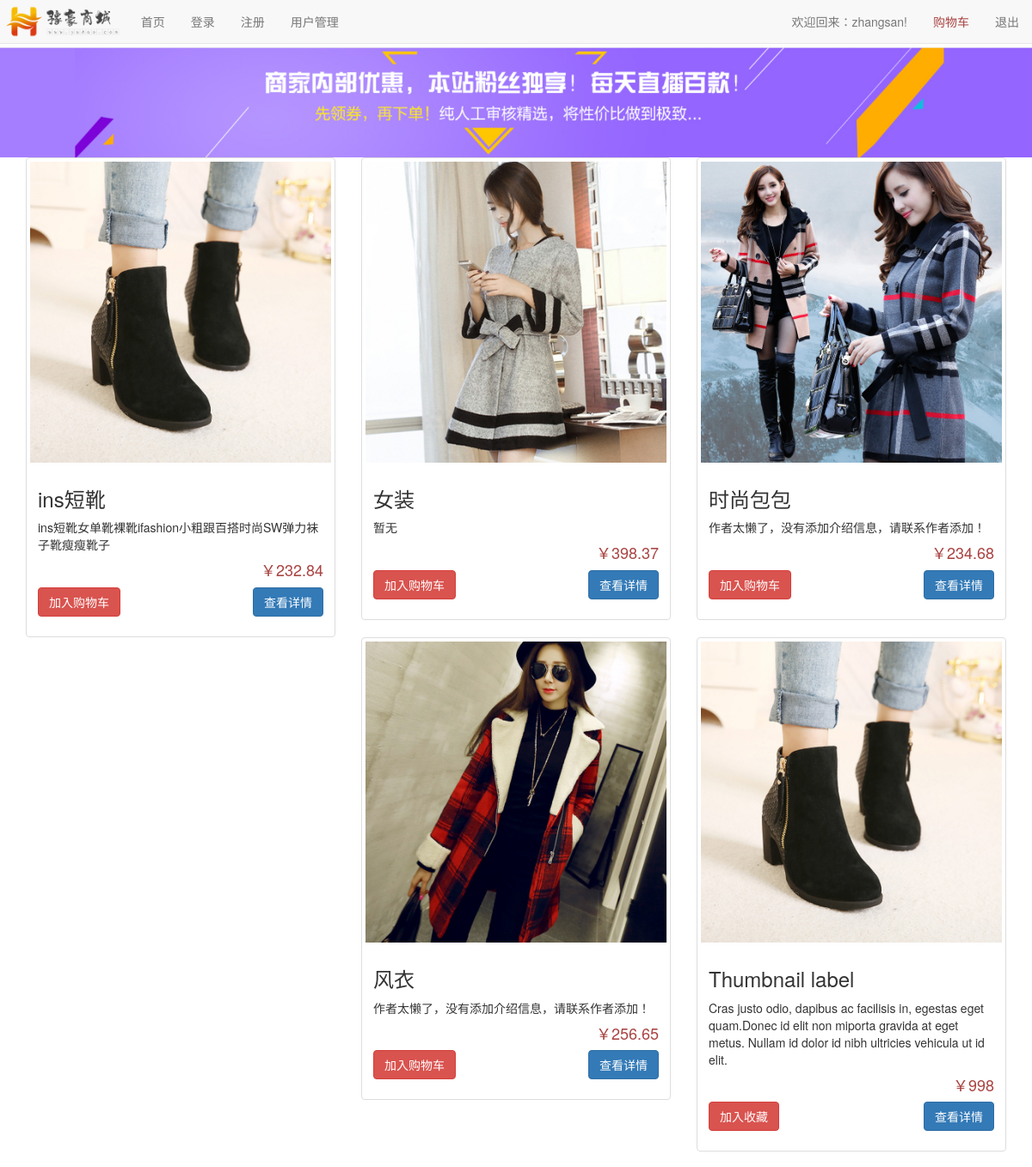
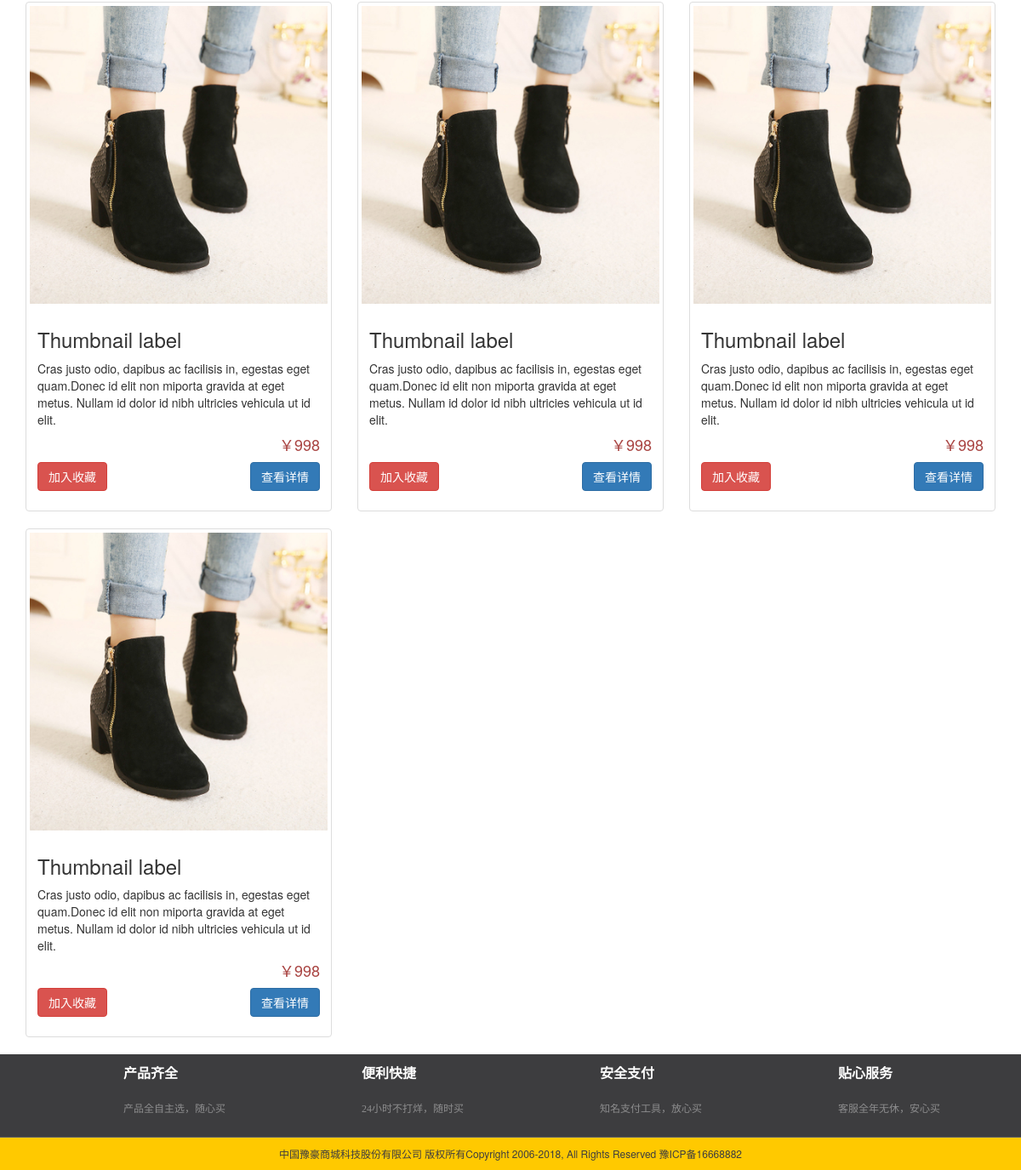
The page /qizhong/index.php (signed in) on the database its author committed (2 pictures, top to bottom).
### tables this page shows
CREATE TABLE IF NOT EXISTS `goods` (
  `gid` int(11) NOT NULL AUTO_INCREMENT COMMENT '商品id',
  `gname` varchar(20) DEFAULT NULL COMMENT '商品名字',
  `gprice` float DEFAULT NULL COMMENT '商品价格',
  `gmeassage` varchar(100) DEFAULT '作者太懒了，没有添加介绍信息，请联系作者添加！' COMMENT '商品介绍',
  `gpicture` varchar(50) DEFAULT NULL COMMENT '商品图片',
  PRIMARY KEY (`gid`)
);

### qizhong/index.php (the view, shortened to what this page needs)
<!DOCTYPE html>
<html lang="en">
<head>
    <link rel="stylesheet" href="css/bootstrap.css" type="text/css">
    <link href="css/com.wyh.css" rel="stylesheet">
</head>
<body>
<?php
$pdo = new PDO("mysql:host=localhost;dbname=php", "root", "root");
$sql = "select * from goods";
$data = $pdo->query($sql)->fetchAll();
?>
<div class="container">
    <div class="row">
        <?php foreach ($data as $row): ?>
        <div class="col-sm-6 col-md-4">
            <div class="thumbnail">
                <img src="image/<?php echo $row["gpicture"] ; ?>" alt="...">
                <div class="caption">
                    <h3><?php echo $row["gname"] ; ?></h3>
                    <p><?php echo $row["gmeassage"] ; ?></p>
                    <h4 class="text-danger text-right">￥<?php echo $row["gprice"] ; ?></h4>
                    <p class="text-right">
                        <a href="javascript:collection(<?php echo $row["gid"] ; ?>)" class="btn btn-danger" role="button" style="float: left">加入购物车</a>
                        <a href="#" class="btn btn-primary" role="button">查看详情</a>
                    </p>
                </div>
            </div>
        </div>
        <?php endforeach; ?>
        <div class="col-sm-6 col-md-4">
            <div class="thumbnail">
                <img src="image/nvxie.jpg" alt="...">
                <div class="caption">
                    <h3>Thumbnail label</h3>
                    <p>Cras justo odio, dapibus ac facilisis in, egestas eget quam.Donec id elit non
                        miporta gravida at eget metus. Nullam id dolor id nibh ultricies vehicula ut id elit.</p>
                    <h4 class="text-danger text-right">￥998</h4>
                    <p class="text-right">
                        <a href="#" class="btn btn-danger" role="button" style="float: left">加入收藏</a>
                        <a href="#" class="btn btn-primary" role="button">查看详情</a>
                    </p>
                </div>
            </div>
        </div>
        <div class="col-sm-6 col-md-4">
            <div class="thumbnail">
                <img src="image/nvxie.jpg" alt="...">
                <div class="caption">
                    <h3>Thumbnail label</h3>
                    <p>Cras justo odio, dapibus ac facilisis in, egestas eget quam.Donec id elit non
                        miporta gravida at eget metus. Nullam id dolor id nibh ultricies vehicula ut id elit.</p>
                    <h4 class="text-danger text-right">￥998</h4>
                    <p class="text-right">
                        <a href="#" class="btn btn-danger" role="button" style="float: left">加入收藏</a>
                        <a href="#" class="btn btn-primary" role="button">查看详情</a>
                    </p>
                </div>
            </div>
        </div>
        <div class="col-sm-6 col-md-4">
            <div class="thumbnail">
                <img src="image/nvxie.jpg" alt="...">
                <div class="caption">
                    <h3>Thumbnail label</h3>
                    <p>Cras justo odio, dapibus ac facilisis in, egestas eget quam.Donec id elit non
                        miporta gravida at eget metus. Nullam id dolor id nibh ultricies vehicula ut id elit.</p>
                    <h4 class="text-danger text-right">￥998</h4>
                    <p class="text-right">
                        <a href="#" class="btn btn-danger" role="button" style="float: left">加入收藏</a>
                        <a href="#" class="btn btn-primary" role="button">查看详情</a>
                    </p>
                </div>
            </div>
        </div>
        <div class="col-sm-6 col-md-4">
            <div class="thumbnail">
                <img src="image/nvxie.jpg" alt="...">
                <div class="caption">
                    <h3>Thumbnail label</h3>
                    <p>Cras justo odio, dapibus ac facilisis in, egestas eget quam.Donec id elit non
                        miporta gravida at eget metus. Nullam id dolor id nibh ultricies vehicula ut id elit.</p>
                    <h4 class="text-danger text-right">￥998</h4>
                    <p class="text-right">
                        <a href="#" class="btn btn-danger" role="button" style="float: left">加入收藏</a>
                        <a href="#" class="btn btn-primary" role="button">查看详情</a>
                    </p>
                </div>
            </div>
        </div>
        <div class="col-sm-6 col-md-4">
            <div class="thumbnail">
                <img src="image/nvxie.jpg" alt="...">
                <div class="caption">
                    <h3>Thumbnail label</h3>
                    <p>Cras justo odio, dapibus ac facilisis in, egestas eget quam.Donec id elit non
                        miporta gravida at eget metus. Nullam id dolor id nibh ultricies vehicula ut id elit.</p>
                    <h4 class="text-danger text-right">￥998</h4>
                    <p class="text-right">
                        <a href="#" class="btn btn-danger" role="button" style="float: left">加入收藏</a>
                        <a href="#" class="btn btn-primary" role="button">查看详情</a>
                    </p>
                </div>
            </div>
        </div>
    </div>
</div>
</body>
</html>

### qizhong/css/com.wyh.css (style rules this page uses)
body { padding-top: 55px; }
#footer { width: 100%; background: #3d3d3f; }
.footimg { overflow: hidden; margin: 0 auto; border-bottom: solid 1px #666; padding: 10px 85px; font-family: '微软雅黑'; }
.footimg dl { float: left; margin-bottom: 0; }
.footimg dd { margin: 4px 100px 0 60px; }
.footimg h1 { font-size: 16px; color: #fff; font-weight: bold; margin: 0; }
.footimg h2 { font-size: 12px; color: #8d8d8e; line-height: 26px; }
.foottext { width: 100%; height: 38px; line-height: 38px; background: #ffc900; color: #3d3d3f; text-align: center; font-size: 12px; }

### rows shown on the page
goods: gpicture (picture), gname "ins短靴", gmeassage "ins短靴女单靴裸靴ifashion小粗跟百搭时尚SW弹力袜子靴瘦瘦靴子", gprice "232.84"
goods: gpicture (picture), gname "女装", gmeassage "暂无", gprice "398.37"
goods: gpicture (picture), gname "时尚包包", gmeassage "作者太懒了，没有添加介绍信息，请联系作者添加！", gprice "234.68"
goods: gpicture (picture), gname "风衣", gmeassage "作者太懒了，没有添加介绍信息，请联系作者添加！", gprice "256.65"
